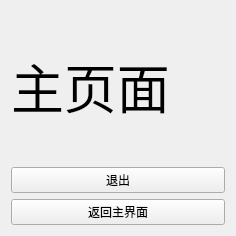
<?xml version="1.0" encoding="UTF-8"?>
<ui version="4.0">
 <class>Form</class>
 <widget class="QWidget" name="Form">
  <property name="geometry">
   <rect>
    <x>0</x>
    <y>0</y>
    <width>236</width>
    <height>236</height>
   </rect>
  </property>
  <property name="windowTitle">
   <string>Form</string>
  </property>
  <layout class="QVBoxLayout" name="verticalLayout">
   <item>
    <widget class="QLabel" name="label">
     <property name="font">
      <font>
       <pointsize>40</pointsize>
      </font>
     </property>
     <property name="text">
      <string>主页面</string>
     </property>
    </widget>
   </item>
   <item>
    <widget class="QPushButton" name="pushButton_2">
     <property name="text">
      <string>退出</string>
     </property>
    </widget>
   </item>
   <item>
    <widget class="QPushButton" name="pushButton">
     <property name="text">
      <string>返回主界面</string>
     </property>
    </widget>
   </item>
  </layout>
 </widget>
 <resources/>
 <connections/>
</ui>
